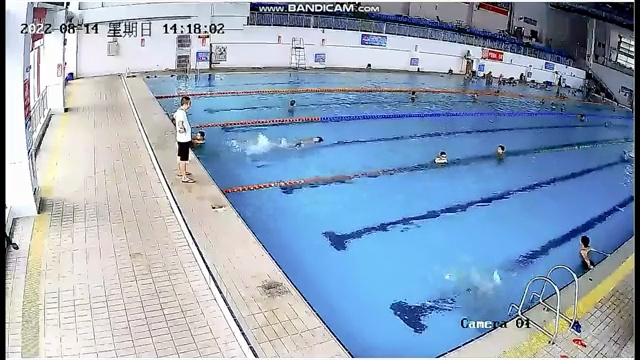
#> input picture frames/frame_100.jpg, 640 x 360 px
$ python select_polygon_area.py
#> lines starting #> are read from the running program, lines starting #| are printed output that depends on the picture; after the words box and inside, x2 and y2 are one past the last pixel; in counts of white or black regions, pixels touching at a corner belong together
#!/usr/bin/env python3
# -*- coding: utf-8 -*-

import cv2
import numpy as np
import argparse

# Global değişkenler
points = []      # Çokgen köşe noktaları
img = None       # Görüntü
original_img = None  # Orijinal görüntü

# [52 lines left out: function click_event, not called in this run]

def main():
    """Ana fonksiyon"""
    global img, original_img, points

    parser = argparse.ArgumentParser(description="Havuz alanını çokgen olarak seçmek için araç")
    parser.add_argument("--image", default="frames/frame_100.jpg", help="Kullanılacak görüntü dosyası")
    parser.add_argument("--output", default="havuz_polygon.txt", help="Çıktı dosyası")
    args = parser.parse_args()

    # Görüntüyü yükle
    original_img = cv2.imread(args.image)
#> original_img is the input picture: shape (360, 640, 3); mean B, G, R 187.2, 164.6, 145.5
    if original_img is None:
        print(f"Hata: {args.image} dosyası okunamadı.")
        return

    img = original_img.copy()
    height, width = img.shape[:2]
#> height = 360; width = 640

    # Pencere oluştur ve fare olaylarını bağla
    window_name = "Havuz Alanını Çokgen Olarak Seçin"
    cv2.namedWindow(window_name)
    cv2.setMouseCallback(window_name, click_event)

    # Başlangıç talimatları
    instruction_img = img.copy()
    text_lines = [
        "Fare ile havuz alanını çokgen olarak seçmek için:",
        "1. Sol tıklama: Yeni nokta ekle",
        "2. Sağ tıklama: Son noktayı sil",
        "3. 's' tuşu: Seçimi kaydet",
        "4. 'r' tuşu: Sıfırla",
        "5. 'q' tuşu: Çık"
    ]

    y_offset = 30
    for line in text_lines:
        cv2.putText(instruction_img, line, (20, y_offset),
                    cv2.FONT_HERSHEY_SIMPLEX, 0.6, (0, 255, 255), 2)
        y_offset += 30
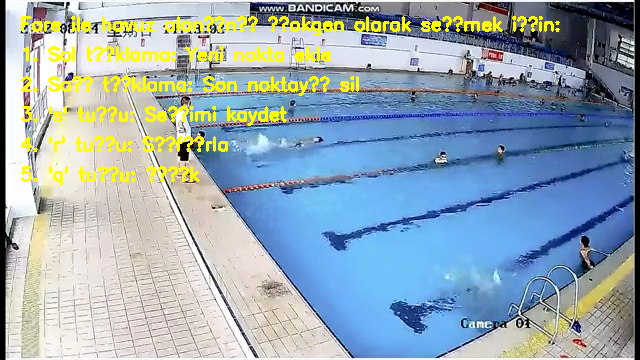
#> instruction_img: shape (360, 640, 3); 4.8% of pixels changed, all inside (x1, y1, x2, y2) = (21, 16, 560, 186)
#> after the loop, y_offset = 210

    img = instruction_img.copy()
    cv2.imshow(window_name, img)

    # Ana döngü
    while True:
        key = cv2.waitKey(1) & 0xFF
#> (key q is pressed here)

        if key == ord('q'):
            # Çık
            break
        elif key == ord('s') and len(points) >= 3:
            # Çokgeni kaydet (en az 3 nokta olmalı)
            # Noktaları x1,y1,x2,y2,...,xn,yn formatında kaydet
            flat_points = []
            for x, y in points:
                flat_points.extend([x, y])

            with open(args.output, 'w') as f:
                f.write(','.join(map(str, flat_points)))

            points_str = ','.join(map(str, flat_points))
            print(f"Havuz çokgeni kaydedildi: {points} ({len(points)} nokta)")
            print(f"Komut satırı için: --pool_points \"{points_str}\"")
            break
        elif key == ord('r'):
            # Sıfırla
            points = []
            img = original_img.copy()
            # Talimatları tekrar göster
            instruction_img = img.copy()
            y_offset = 30
            for line in text_lines:
                cv2.putText(instruction_img, line, (20, y_offset),
                           cv2.FONT_HERSHEY_SIMPLEX, 0.6, (0, 255, 255), 2)
                y_offset += 30
            img = instruction_img.copy()
            cv2.imshow(window_name, img)

    cv2.destroyAllWindows()

if __name__ == "__main__":
    main()
